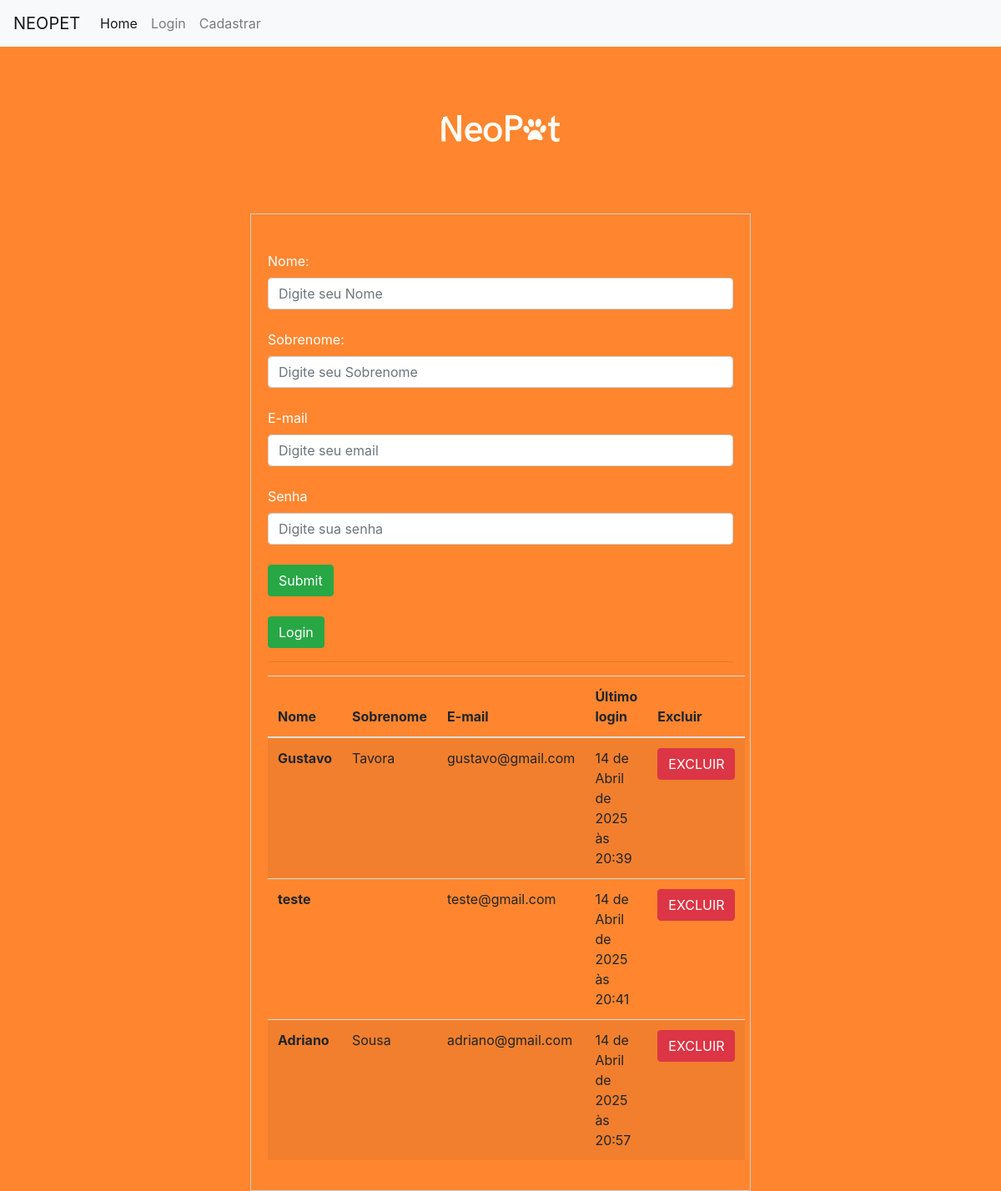
/auth/cadastrar_vendedor/, run on an earlier commit of the app's database.
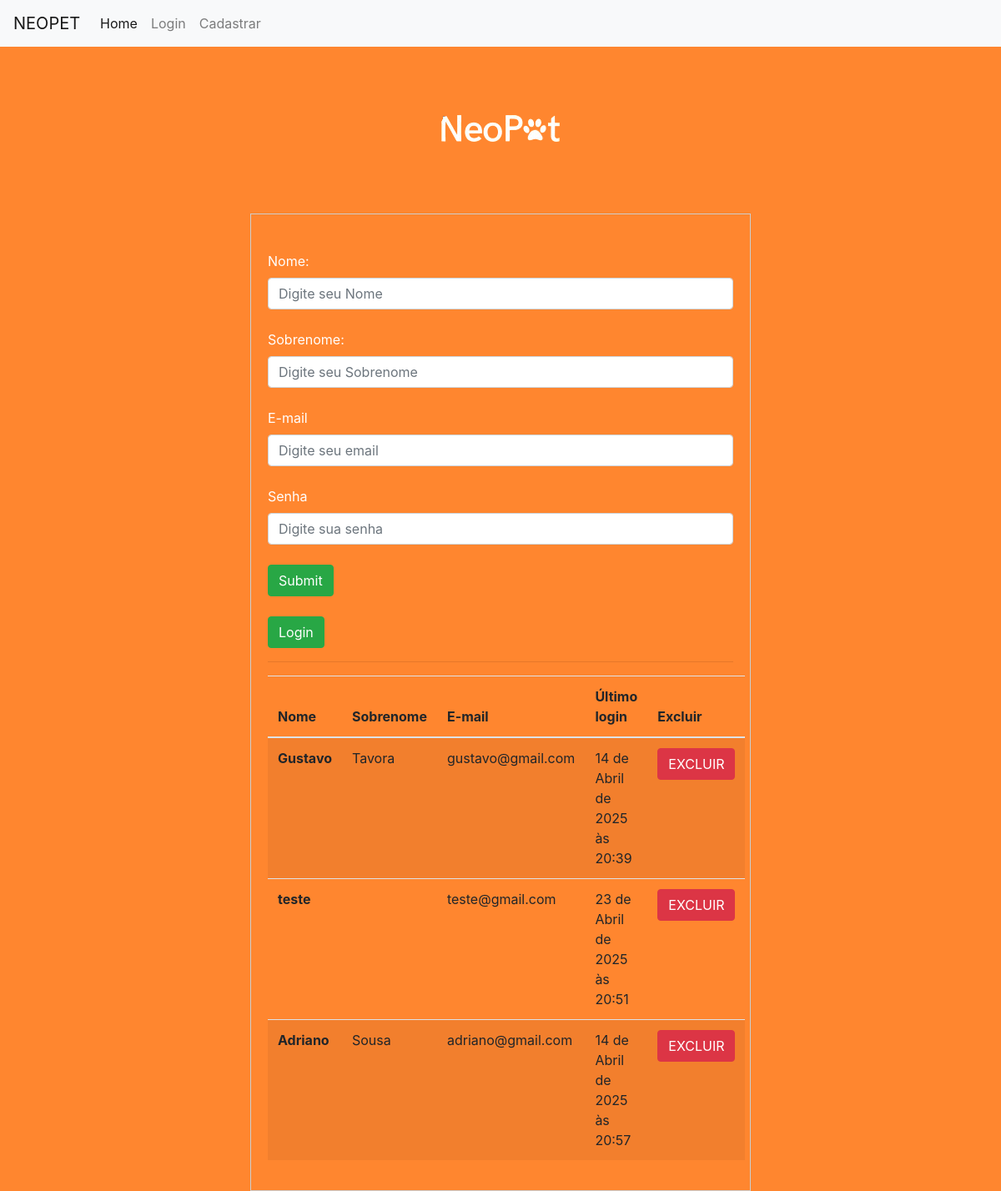
And on a later commit of the database.
### usuarios/models.py (models this page shows)
class Users(AbstractUser):
    choices_cargo = (('V', 'Vendedor'), ('G', 'Gerente'))
    cargo = models.CharField(max_length=1, choices=choices_cargo)
    groups = models.ManyToManyField(Group, related_name='usuarios_users', blank=True)
    user_permissions = models.ManyToManyField(Permission, related_name='usuarios_users', blank=True)

### usuarios/views.py (the view, shortened to what this page needs)
# urls.py: path('cadastrar_vendedor/', views.cadastrar_vendedor, name="cadastrar_vendedor" ),
def cadastrar_vendedor(request):
    if request.method == 'GET':
        vendedores = Users.objects.filter(cargo="V")
        return render(request, 'cadastrar_vendedor.html', {'vendedores': vendedores })

### usuarios/templates/cadastrar_vendedor.html (shortened to what this page needs)
{% extends "base.html" %}
{% block 'body'%}
    <div class="container">
        <form action="{% url 'cadastrar_vendedor' %}" method="POST">
            <br>
            <label>Nome:</label>
            <input type="text" placeholder="Digite seu Nome" name="nome" class="form-control">
            <br>
            <label>Sobrenome:</label>
            <input type="text" placeholder="Digite seu Sobrenome" name="sobrenome" class="form-control">
            <br>
            <label>E-mail</label>
            <input type="email" placeholder="Digite seu email" name="email" class="form-control">
            <br>
            <label>Senha</label>
            <input type="password" placeholder="Digite sua senha" name="senha" class="form-control">
            <br>
            <input type="submit" class="btn btn-success">
            <br>
            <br>
        </form>
        <td><a href="{% url "login" %}"class="btn btn-success">Login</a></td>
        <hr class="bg-hr">
        <table class="table table-striped">
            <thead>
                <tr>
                <th scope="col">Nome</th>
                <th scope="col">Sobrenome</th>
                <th scope="col">E-mail</th>
                <th scope="col">Último login</th>
                <th scope="col">Excluir</th>
                </tr>
            </thead>
            <tbody>
                {% for vendedor in vendedores %}
                <tr>
                    <th>{{vendedor.first_name}}</th>
                    <td>{{vendedor.last_name}}</td>
                    <td>{{vendedor.email}}</td>
                    <td>{% if not vendedor.last_login %}
                            Primeiro acesso
                        {% else %}
                            {{vendedor.last_login}}
                        {% endif %}
                    </td>
                    <td><a href="{% url "excluir_usuario" vendedor.id %}"class="btn btn-danger">EXCLUIR</a></td>
                </tr>
                {% endfor %}
            </tbody>
            </table>
    </div>
{% endblock %}

What changed in the data, as far as the page shows it:
changed Users "teste": last_login "14 de Abril de 2025 às 20:41" → "23 de Abril de 2025 às 20:51"
